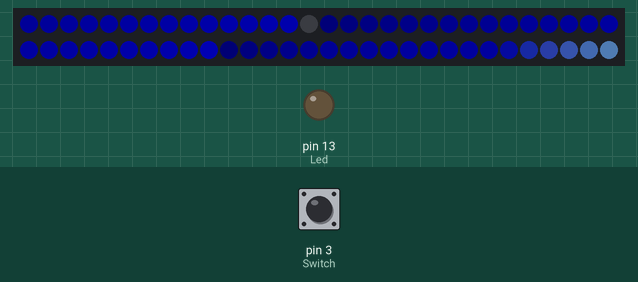
Simulated run of this sketch. Board: Arduino Uno, built with avr-gcc and run on an emulated ATmega328P. Parts: 60 RGB LEDs in strip order, left to right, continuing on the next row, output pins drawn as LEDs (lit = HIGH). Inputs (shaded band) come from the test bench; at power-on: pin 3 (Switch) HIGH. Dim RGB values are drawn brighter than linear.

Above: at 4.2 s.
4.3 s: pin 3 (Switch) pulled LOW for 0.15 s
At 4.67 s:
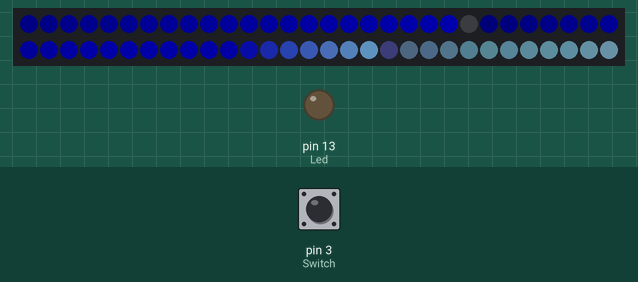
5.0 s: pin 3 (Switch) pulled LOW for 1 s
At 5.27 s:
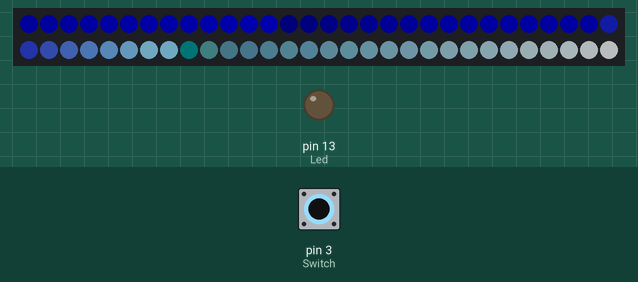
6.6 s: pin 3 (Switch) pulled LOW for 0.15 s
At 7.1 s:
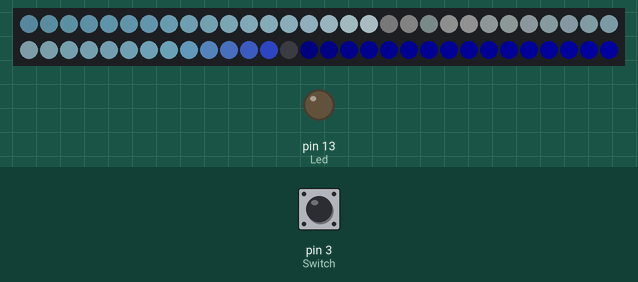
7.3 s: pin 3 (Switch) pulled LOW for 3.2 s
At 7.7 s:
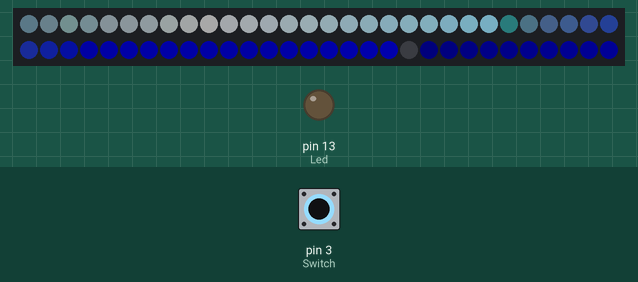
11.1 s: pin 3 (Switch) pulsed LOW 2 times (0.12 s each, 0.3 s apart)
At 11.94 s:
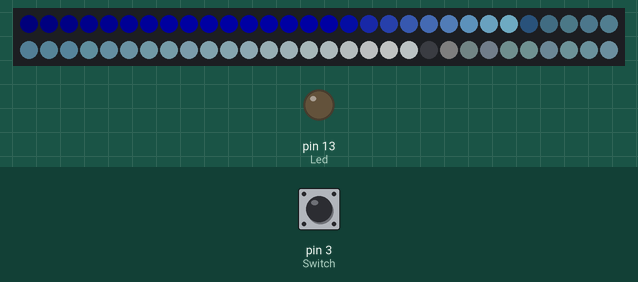
14.7 s: pin 3 (Switch) pulled LOW for 0.15 s
At 18.61 s:
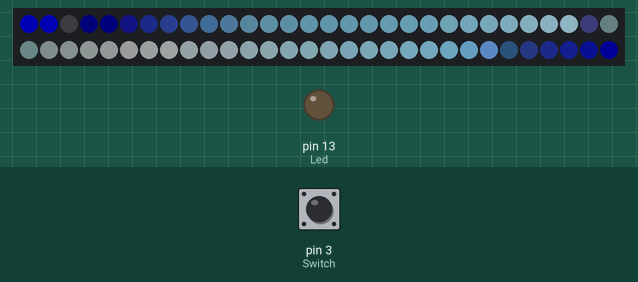

Measured:
- after the input at 4.3 s, the LEDs: change after 0.22 s (image 1)
- after the input at 6.6 s, the LEDs: first differ from a run without the input after 0.35 s (image 3)
- after the input at 14.7 s, the LEDs: first change after 0.13 s (image 6 shows a later state)

The sketch:

metronomeBpmButton.ino
```cpp
    // 2015 Lume440: I am maos.
  //STATUS: BPM Down Button Not Working. Starts metronome chaser at 100bom, each button press increments by 5bpm. Up works, down doesnt.
//ToDo: Fix the down button, change the increment value, add rotary encoder in order to make macrovalue changes in adition to micro. Strip out all pixel presentation code and turn into a library.

#include "FastLED.h"


//
// Base Animation from the fastLED lib-Mark Kriegsman, December 2014

#if FASTLED_VERSION < 3001000
#error "Requires FastLED 3.1 or later; check github for latest code."
#endif

#define DATA_PIN    4
//#define CLK_PIN   4
#define LED_TYPE    WS2811
#define COLOR_ORDER GRB
#define NUM_LEDS    60
CRGB leds[NUM_LEDS];

#define BRIGHTNESS          96
#define FRAMES_PER_SECOND  120

//button setup
uint8_t Switch = 3;
uint8_t Led =13;
boolean LedState =LOW;
int SwitchState =0;
int SwitchDebounce;
int LastSwitchState=HIGH;
int LastSwitchDebounce=LOW;
int Counter=100;

unsigned long LastDebounceTime = 0;
unsigned long DebounceDelay = 50;

void setup() {
  delay(3000); // 3 second delay for recovery

  // tell FastLED about the LED strip configuration
  FastLED.addLeds<LED_TYPE,DATA_PIN,COLOR_ORDER>(leds, NUM_LEDS).setCorrection(TypicalLEDStrip);
  //FastLED.addLeds<LED_TYPE,DATA_PIN,CLK_PIN,COLOR_ORDER>(leds, NUM_LEDS).setCorrection(TypicalLEDStrip);

  // set master brightness control
  FastLED.setBrightness(BRIGHTNESS);
  pinMode(Switch,INPUT);
  digitalWrite(Switch,HIGH);
  pinMode(Led,OUTPUT);
}


// List of patterns to cycle through.  Each is defined as a separate function below.
typedef void (*SimplePatternList[])();
SimplePatternList gPatterns = { bpm };

uint8_t gCurrentPatternNumber = 0; // Index number of which pattern is current
uint8_t gHue = 0; // rotating "base color" used by many of the patterns

void loop()
{
  // Call the current pattern function once, updating the 'leds' array
  gPatterns[gCurrentPatternNumber]();

  // send the 'leds' array out to the actual LED strip
  FastLED.show();
  // insert a delay to keep the framerate modest
  FastLED.delay(1000/FRAMES_PER_SECOND);

  // do some periodic updates
  EVERY_N_MILLISECONDS( 20 ) { gHue++; } // slowly cycle the "base color" through the rainbow
  EVERY_N_SECONDS( 10 ) { nextPattern(); } // change patterns periodically
}

#define ARRAY_SIZE(A) (sizeof(A) / sizeof((A)[0]))

void nextPattern()
{
  // add one to the current pattern number, and wrap around at the end
  gCurrentPatternNumber = (gCurrentPatternNumber + 1) % ARRAY_SIZE( gPatterns);
}


void bpm()
{ //Start button
  int CurrentSwitch = digitalRead(Switch);
  if (CurrentSwitch != LastSwitchDebounce)
  {
    LastDebounceTime = millis();
  }
  if ((millis() - LastDebounceTime) > DebounceDelay)
  {
    if (CurrentSwitch != LastSwitchState)
    {
      if (CurrentSwitch == LOW)
      {
        Counter=Counter+5;
        Serial.println(Counter);
      }
    }
    LastSwitchState=CurrentSwitch;
  }
  LastSwitchDebounce = CurrentSwitch;
  // colored stripes pulsing at a defined Beats-Per-Minute (BPM)
  uint8_t BeatsPerMinute = Counter;
  CRGBPalette16 palette = CloudColors_p;
  uint8_t beat = beatsin8( BeatsPerMinute, 64, 255);
  for( int i = 0; i < NUM_LEDS; i++) { //9948
    leds[i] = ColorFromPalette(palette, gHue+(i*2), beat-gHue+(i*10));
  }
}
```
